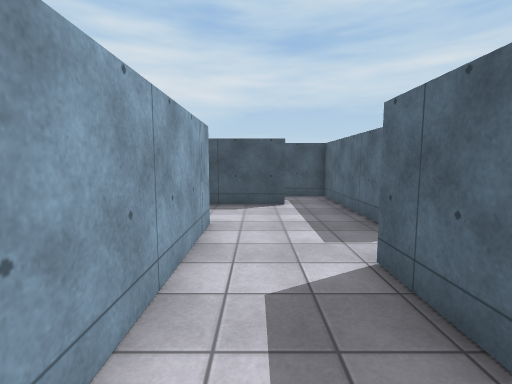
View 1 (above)

24 first-person views from a walk through a 3-D level made in the Unity game engine. The camera is 1.5 m above the floor, tilts 6° down and sees 85° across. The floor is counted in squares, 1.15 m on a side. Each view is taken from the middle of a square. On the plan, view 1 faces up. The plan holds only what a view shows up to about 13 squares ahead; the rest is blank. The player character is not drawn. Surface patterns are stand-ins for the level's own textures.

View 2
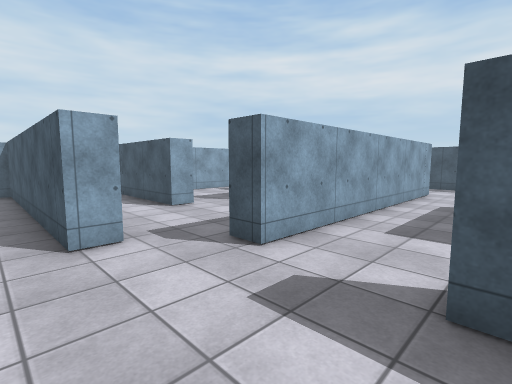

View 3
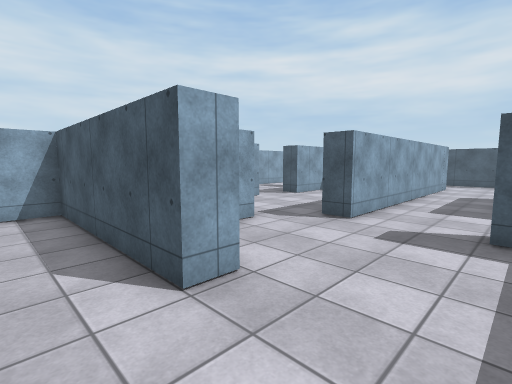

View 4
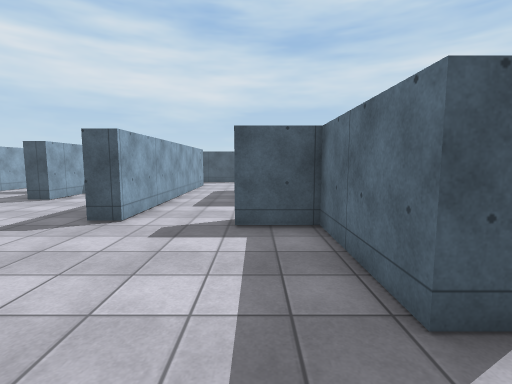

View 5
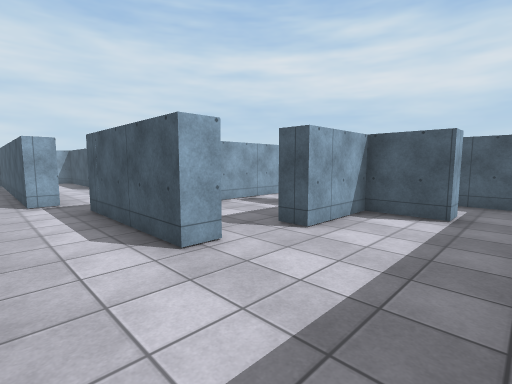

View 6
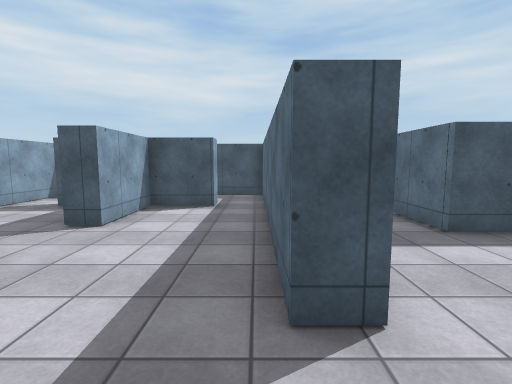

View 7
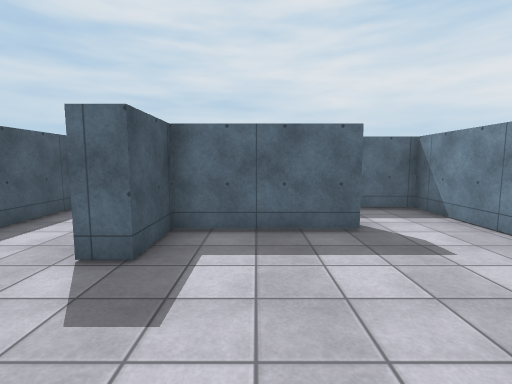

View 8
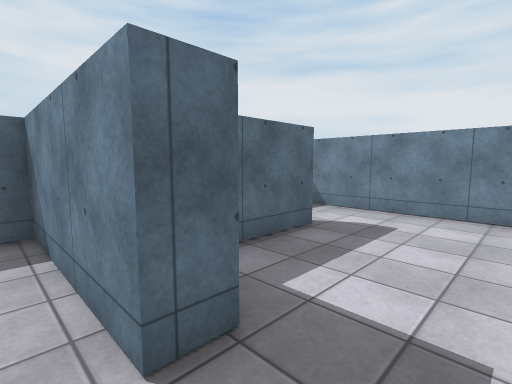

View 9
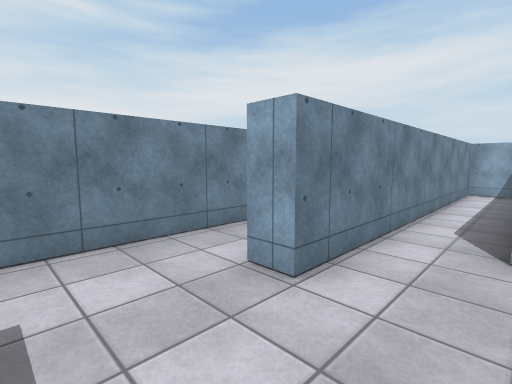

View 10
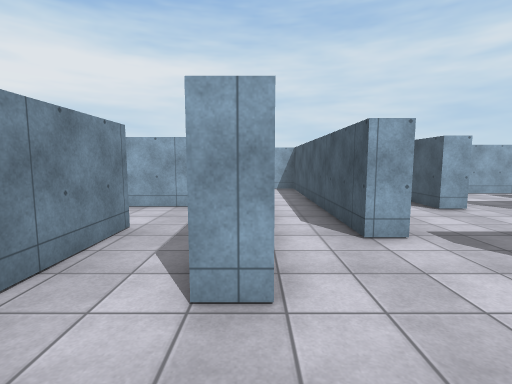

View 11
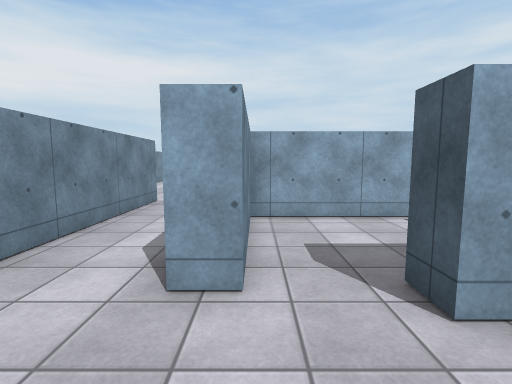

View 12
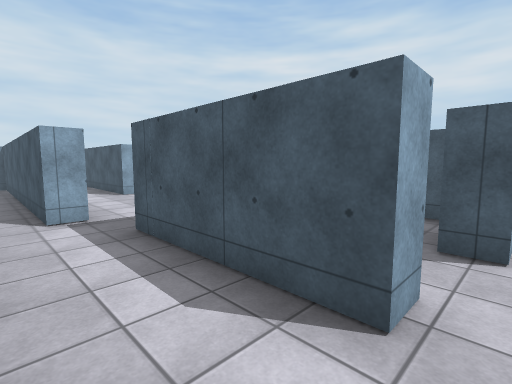

View 13
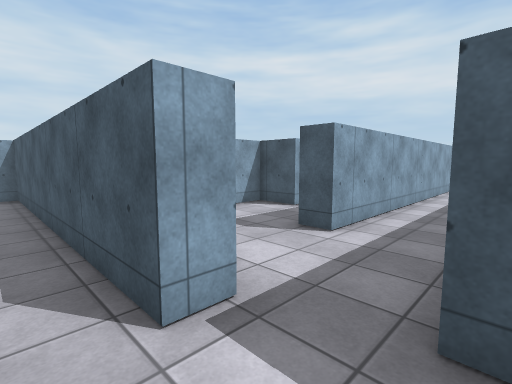

View 14
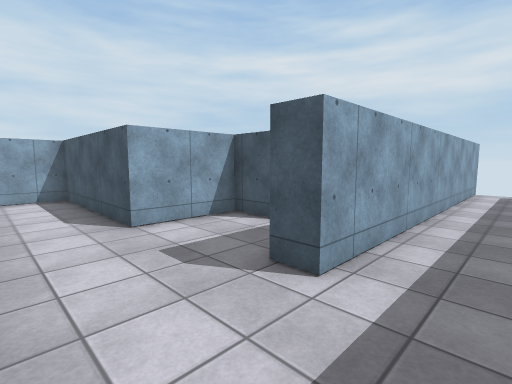

View 15
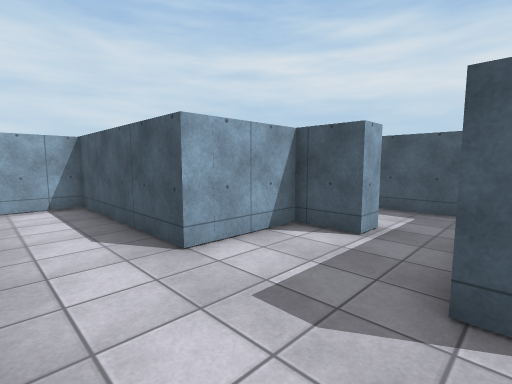

View 16
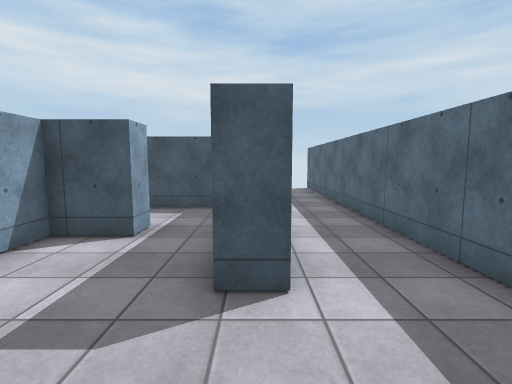

View 17
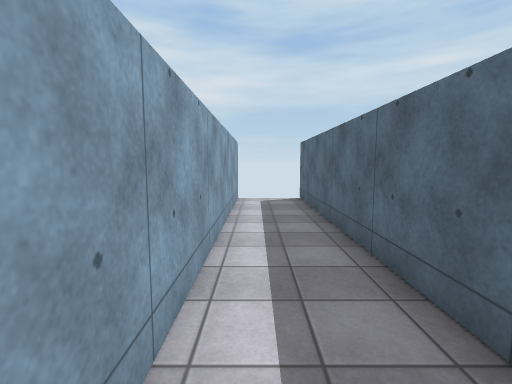

View 18
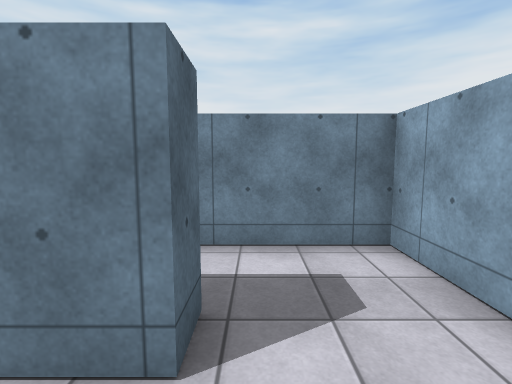

View 19
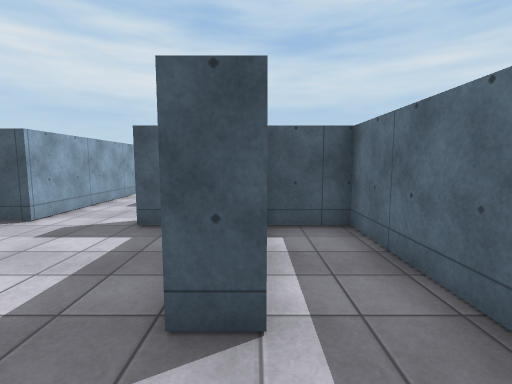

View 20
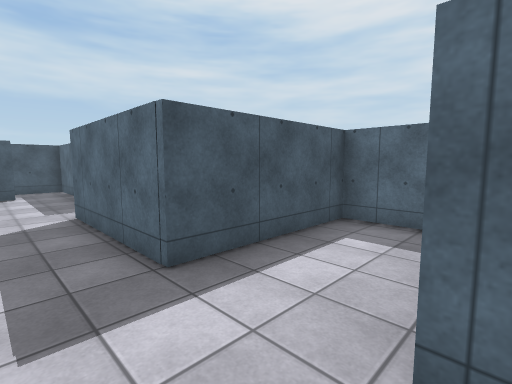

View 21
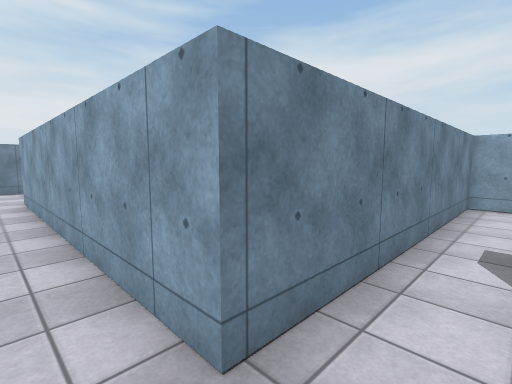

View 22
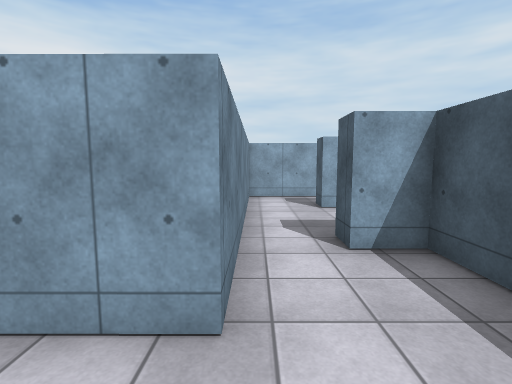

View 23
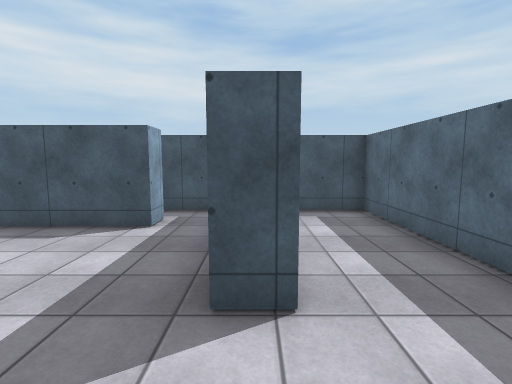

View 24
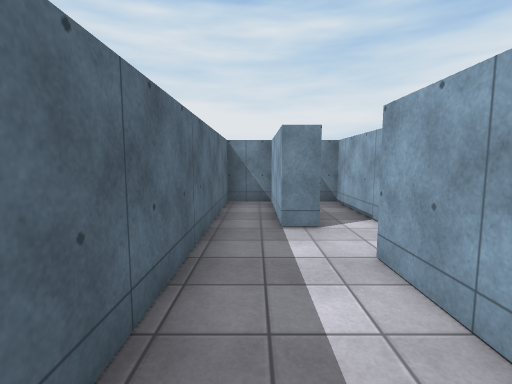

### Floor plan
Key: @ floor where view 1 was taken; # wall or solid block; . floor.
Columns run from 23 left of view 1 to 6 right of it. Each row starts with its distance up from view 1.
 11           #..#         #######
 10           #..#          ..#..#
  9           #..#      ####..#..#
  8           #..#..#..##.....#..#
  7           #..#............#..#
  6           #..#............#..#
  5        ####..##########......#
  4        ...#..#.     ..#......#
  3         ..#..#. ####..#..#.#.#
  2       ##..#..#...##...#..#.#.#
  1       #...#..#...##...#..#.#.#
  0       #...#..#...##...#@.#####
 -1 #######......#........#..#####
 -2 #............#####....#......#
 -3 #............#####....#......#
 -4 ############.............#####
 -5   .........................#.#
 -6         .. ##########......#.#
 -7            #...............#.#
 -8            ############....#.#
 -9                  #...........#
-10                  #...........#
-11                  #..##########
-12                  #...
-13                  #...
-14                  ####

Positions as (right, up) in squares from view 1, and headings:
1: (0, 0), facing up
2: (2, -7), facing up-left
3: (2, -10), facing up-left
4: (2, -10), facing up
5: (-2, -5), facing up-left
6: (-2, -6), facing up
7: (-2, -6), facing right
8: (0, -3), facing down-right
9: (2, -6), facing down-left
10: (2, -8), facing left
11: (-3, -2), facing left
12: (-5, -5), facing up-left
13: (-10, -5), facing up-left
14: (-11, -3), facing up-left
15: (-13, -3), facing up-left
16: (-13, -3), facing up
17: (-12, 1), facing up
18: (-4, -9), facing down
19: (4, -10), facing up
20: (0, -4), facing up-right
21: (0, 7), facing down-left
22: (1, 6), facing left
23: (3, 3), facing up
24: (5, 9), facing down
